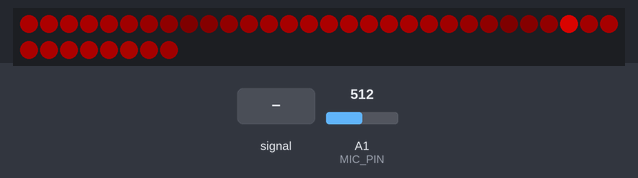
Bench run of a sketch on a simulated Arduino Uno, built with avr-gcc and run on an emulated ATmega328P. Shown: 38 RGB LEDs in strip order, left to right, continuing on the next row. The test bench sets the inputs (shaded band); at power-on: A1 (MIC_PIN) = 512. Dim RGB values are drawn brighter than linear; random numbers use the default seed unless the sketch sets one.

Above: at 1.2 s.
1.3 s: A1 (MIC_PIN) fed a 200 Hz sine of ±81 counts around its level
At 2.89 s:
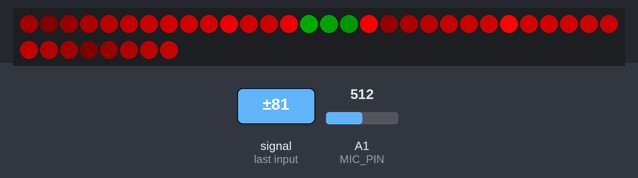
4.2 s: A1 (MIC_PIN) set to 716
At 6.8 s:
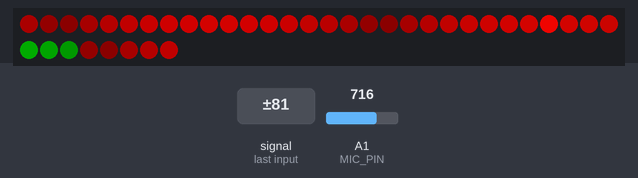
6.9 s: A1 (MIC_PIN) set to 900
At 8.63 s:
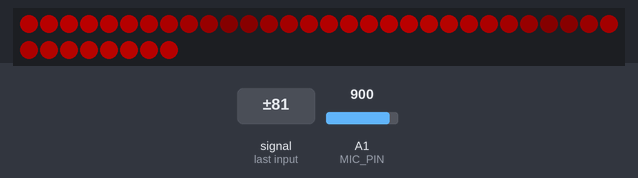
9.3 s: A1 (MIC_PIN) fed a 200 Hz sine of ±81 counts around its level
10.8 s: A1 (MIC_PIN) set to 511
Timing chart, 0 to 13.8 s (numbered marks = the images above; inputs shaded):
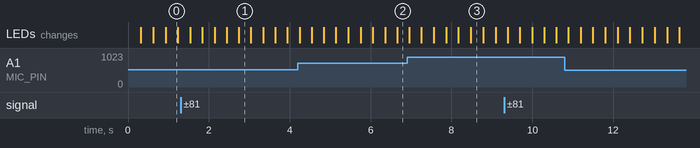

The sketch:

wand.ino
```cpp
#include <Adafruit_NeoPixel.h>

#define N_PIXELS  38  // Number of pixels you are using
#define MIC_PIN    1  // Microphone is attached to Trinket GPIO #2/Gemma D2 (A1)
#define LED_PIN    0  // NeoPixel LED strand is connected to GPIO #0 / D0
#define DC_OFFSET  0  // DC offset in mic signal - if unsure, leave 0
#define NOISE     10  // Noise/hum/interference in mic signal
#define SAMPLES   60  // Length of buffer for dynamic level adjustment
#define TOP       (N_PIXELS + 1) // Allow dot to go slightly off scale
#define PEAK_FALL 40  // Rate of peak falling dot
#define GAIN      8   // Increased gain for better sensitivity

Adafruit_NeoPixel strip = Adafruit_NeoPixel(N_PIXELS, LED_PIN, NEO_GRB + NEO_KHZ800);

// Halloween color palette
uint32_t halloweenColors[] = {
  strip.Color(128, 0, 0),    // Deep Red
  strip.Color(64, 0, 0),     // Dark Red
  strip.Color(128, 20, 0),   // Dark Orange
  strip.Color(64, 10, 0),    // Dim Orange
  strip.Color(48, 0, 48),    // Purple
  strip.Color(24, 0, 24),    // Dark Purple
  strip.Color(0, 48, 0),     // Dark Green
  strip.Color(0, 24, 0)      // Dim Green
};

// Ice color palette
uint32_t iceColors[] = {
  strip.Color(255, 255, 255),  // White
  strip.Color(200, 200, 255),  // Pale Blue
  strip.Color(150, 150, 255),  // Light Blue
  strip.Color(100, 100, 255),  // Medium Blue
  strip.Color(50, 50, 255),    // Deep Blue
  strip.Color(0, 0, 255),      // Pure Blue
  strip.Color(0, 100, 255),    // Sky Blue
  strip.Color(0, 200, 255)     // Cyan
};

#define NUM_HALLOWEEN_COLORS (sizeof(halloweenColors) / sizeof(halloweenColors[0]))
#define NUM_ICE_COLORS (sizeof(iceColors) / sizeof(iceColors[0]))

uint16_t sample[SAMPLES];
uint16_t samplePos = 0;
uint16_t peakToPeak = 0;
uint16_t minLvlAvg = 0;
uint16_t maxLvlAvg = 512;
uint8_t volCount = 0;
unsigned long lastThemeChange = 0;
bool isHalloweenTheme = true;

void setup() {
  memset(sample, 0, sizeof(sample));
  strip.begin();
  strip.show();
}

void loop() {
  uint16_t minLvl, maxLvl;
  int n, height;

  n = analogRead(MIC_PIN);                        // Raw reading from mic
  n = abs(n - 512 - DC_OFFSET); // Center on zero
  n = (n <= NOISE) ? 0 : (n - NOISE);             // Remove noise/hum
  sample[samplePos] = n;                          // Save this reading
  samplePos = (samplePos + 1) % SAMPLES;          // Advance/rollover sample counter

  // Get volume range of prior 64 samples
  minLvl = maxLvl = sample[0];
  for(int i=1; i<SAMPLES; i++) {
    if(sample[i] < minLvl)      minLvl = sample[i];
    else if(sample[i] > maxLvl) maxLvl = sample[i];
  }

  // minLvl and maxLvl indicate the volume range over prior frames, used
  // for vertically scaling the output graph (so it looks interesting
  // regardless of volume level).  If they're too close together though
  // (e.g. at very low volume levels) the graph becomes super coarse
  // and 'jumpy'...so keep some minimum distance between them (this
  // also lets the graph go to zero when no sound is playing):
  if((maxLvl - minLvl) < TOP) maxLvl = minLvl + TOP;

  // Adjust min and max levels towards desired targets
  minLvlAvg = (minLvlAvg * 63 + minLvl) >> 6; // Dampen min/max levels
  maxLvlAvg = (maxLvlAvg * 63 + maxLvl) >> 6; // (fake rolling average)

  // Calculate bar height based on dynamic min/max levels (fixed point):
  height = TOP * (maxLvl - minLvl) / (maxLvlAvg - minLvlAvg);

  // Clip output and convert to byte:
  if(height < 0L)       height = 0;      // Clip output
  else if(height > TOP) height = TOP;

  // Check if it's time to switch themes (every 5 minutes)
  if (millis() - lastThemeChange >= 300000) { // 300000 ms = 5 minutes
    isHalloweenTheme = !isHalloweenTheme; // Toggle between Halloween and Ice
    lastThemeChange = millis();
  }

  if (isHalloweenTheme) {
    advancedMagicWand(height, halloweenColors, NUM_HALLOWEEN_COLORS);
  } else {
    advancedIceEffect(height, iceColors, NUM_ICE_COLORS);
  }

  strip.show();

  volCount = (volCount + 1) % 64;

  delay(10);  // Small delay to control the speed of effects
}

void advancedMagicWand(int height, uint32_t* colors, int numColors) {
  static uint16_t step = 0;
  static uint8_t baseHue = 0;

  // Create a flowing effect
  for (int i = 0; i < N_PIXELS; i++) {
    // Calculate the hue for this pixel
    uint8_t hue = baseHue + (i * 256 / N_PIXELS);

    // Use a sine wave to create a flowing brightness effect
    uint8_t brightness = sin8(((i * 16) + step) % 256);

    // Adjust brightness based on sound level
    brightness = scale8(brightness, map(height, 0, TOP, 64, 255));

    // Add occasional sparkles
    if (random8() < 8) {
      brightness = qadd8(brightness, random8(64, 255));
    }

    // Set the pixel color
    strip.setPixelColor(i, strip.ColorHSV(hue, 255, brightness));
  }

  // Add a "magic spark" effect
  if (height > TOP / 2) {
    uint8_t sparkPos = random8(N_PIXELS);
    uint32_t sparkColor = colors[random8(numColors)];
    strip.setPixelColor(sparkPos, sparkColor);

    // Add a subtle trail to the spark
    for (int j = 1; j <= 2; j++) {
      int trailPos = (sparkPos + j) % N_PIXELS;
      uint32_t trailColor = fadeColor(sparkColor, 255 - (j * 64));
      strip.setPixelColor(trailPos, trailColor);
    }
  }

  // Slowly change the base hue for variety
  if (step % 32 == 0) {
    baseHue++;
  }

  step++;
}

void advancedIceEffect(int height, uint32_t* colors, int numColors) {
  static uint16_t step = 0;

  // Create a shimmering ice effect
  for (int i = 0; i < N_PIXELS; i++) {
    // Use a combination of sine waves for a more complex shimmer
    uint8_t shimmer = sin8(((i * 16) + step) % 256) + sin8(((i * 23) + step * 2) % 256);
    shimmer = shimmer / 2;  // Average the two sine waves

    // Adjust shimmer based on sound level
    shimmer = scale8(shimmer, map(height, 0, TOP, 128, 255));

    // Select a color from the ice palette
    uint32_t baseColor = colors[i % numColors];

    // Apply the shimmer effect
    uint32_t pixelColor = fadeColor(baseColor, shimmer);

    // Set the pixel color
    strip.setPixelColor(i, pixelColor);
  }

  // Add "ice crystal" sparkles
  if (height > TOP / 3) {
    for (int j = 0; j < 3; j++) {  // Add multiple sparkles
      uint8_t sparkPos = random8(N_PIXELS);
      uint32_t sparkColor = strip.Color(255, 255, 255);  // White sparkle
      strip.setPixelColor(sparkPos, sparkColor);
    }
  }

  step++;
}

// Helper function to fade a color
uint32_t fadeColor(uint32_t color, uint8_t fade) {
  uint8_t r = (color >> 16) & 0xFF;
  uint8_t g = (color >> 8) & 0xFF;
  uint8_t b = color & 0xFF;

  r = scale8(r, fade);
  g = scale8(g, fade);
  b = scale8(b, fade);

  return strip.Color(r, g, b);
}

// Fast 8-bit approximation of sin(x)
uint8_t sin8(uint8_t x) {
  uint8_t y = x - 64;
  uint8_t s = (y & 128) ? -y : y;
  uint8_t r = ((uint16_t)s * (uint16_t)s) >> 7;
  return ((s > 0) ? 255 - r : r) + 128;
}

// scale8 function from FastLED library
uint8_t scale8(uint8_t i, uint8_t scale) {
  return (((uint16_t)i) * (1 + (uint16_t)(scale))) >> 8;
}

// add8 with saturation function from FastLED library
uint8_t qadd8(uint8_t i, uint8_t j) {
  unsigned int t = i + j;
  if (t > 255) t = 255;
  return t;
}

// random8 function, similar to FastLED's implementation
uint8_t random8() {
  static uint16_t seed = 1337;
  seed = (seed * 2053) + 13849;
  return (uint8_t)(seed >> 8);
}

uint8_t random8(uint8_t lim) {
  return random8() % lim;
}

uint8_t random8(uint8_t min, uint8_t lim) {
  return min + random8(lim - min);
}
```
